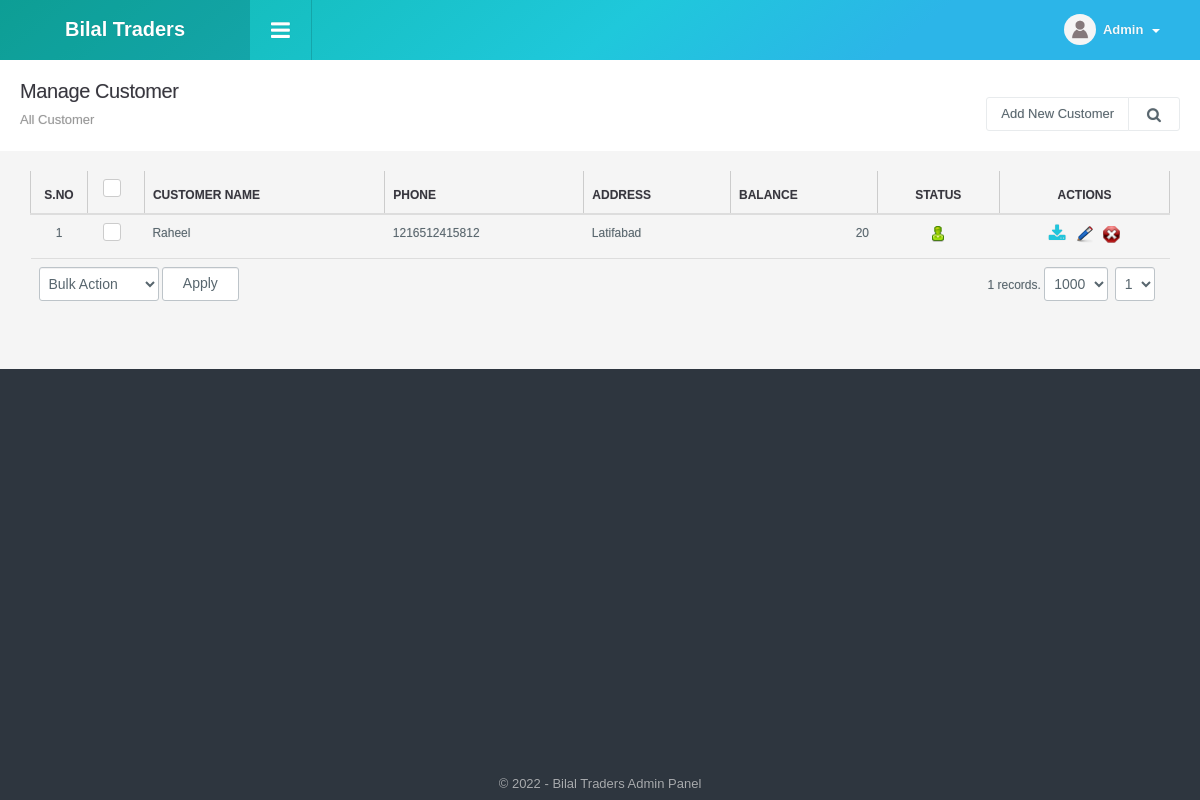
The page /customer_manage.php (signed in) on the database its author committed.
### tables this page shows
CREATE TABLE `config_variable` (
  `id` int NOT NULL,
  `config_type_id` int NOT NULL,
  `title` varchar(512) NOT NULL,
  `notes` varchar(512) NOT NULL,
  `type` varchar(200) NOT NULL,
  `default_values` text NOT NULL,
  `key` varchar(200) NOT NULL,
  `value` text NOT NULL,
  `sortorder` int NOT NULL
);

CREATE TABLE `customer` (
  `id` int NOT NULL,
  `customer_code` varchar(50) DEFAULT NULL,
  `customer_name` varchar(100) NOT NULL,
  `phone` varchar(50) NOT NULL,
  `address` text NOT NULL,
  `balance` decimal(10,2) NOT NULL,
  `status` int NOT NULL DEFAULT '1',
  `ts` timestamp NOT NULL DEFAULT CURRENT_TIMESTAMP
);

### include/utility.php (called while the page is built, shortened)
<?php
function get_config($var){
	global $dblink;
	$sql="select value from config_variable where `key`='".slash($var)."'";
	$resConfig=doquery($sql,$dblink);
	if(numrows($resConfig)>0){
		while($rowConfig=dofetch($resConfig))
			return unslash($rowConfig["value"]);
	}
}
$site_title=get_config("site_title");
function slash($str){
	if(!is_array($str))
		return utf8_encode(addslashes($str));
	else{
		for($i=0; $i<count($str); $i++)
			$str[$i]=slash($str[$i]);
		return $str;
	}
}
function unslash($str){
	return stripslashes(utf8_decode($str));
	}
function curr_format($amount){
	return number_format($amount, 0, '.',',')." ".get_config("currency_code");
}
function get_customer_balance( $customer_id, $dt = 0 ){
	global $dblink;
	if( empty( $dt ) ) {
		$dt = date( "Y-m-d H:i:s" );
	}
	$balance = 0;
	$customer = doquery( "select balance from customer where id = '".$customer_id."'", $dblink );
	if( numrows( $customer ) > 0 ) {
		$customer = dofetch( $customer );
		$sql="select sum(amount) as amount from (select concat( 'Sale #', id) as transaction, net_price as amount from sales where customer_id = '".$customer_id."' and datetime_added <='".$dt."' union select concat( 'Payment #', id) as transaction, -amount from customer_payment where customer_id = '".$customer_id."' and datetime_added <='".$dt."') as transactions";
		$balance=dofetch(doquery($sql,$dblink));
		$balance = $customer["balance"] + $balance[ "amount" ];
	}
	return $balance;
}

### include/db.php (called while the page is built, shortened)
<?php
function doquery($qr,$lnk){
	@$res=mysqli_query($lnk, $qr) or die($qr." - ".mysqli_error($lnk));
	return $res;
}
function dofetch($rs){
	@$rec=mysqli_fetch_array($rs);
	return $rec;
}
function numrows($rs){
	return mysqli_num_rows($rs);
}

### modules/customer/list.php (the view, shortened to what this page needs)
<?php
$extra='';
?>
<div class="page-header">
	<h1 class="title">Manage Customer</h1>
  	<ol class="breadcrumb">
    	<li class="active">All Customer</li>
  	</ol>
  	<div class="right">
    	<div class="btn-group" role="group" aria-label="...">
        	<a href="customer_manage.php?tab=add" class="btn btn-light editproject">Add New Customer</a> <a id="topstats" class="btn btn-light" href="#"><i class="fa fa-search"></i></a>
        </div>
  	</div>
</div>
<div class="panel-body table-responsive">
	<table class="table table-hover list">
    	<thead>
            <tr>
                <th width="5%" class="text-center">S.no</th>
                <th class="text-center" width="5%"><div class="checkbox checkbox-primary">
                    <label for="select_all"></label></div></th>
                <th>Customer Name</th>
                <th>Phone</th>
                <th>Address</th>
                <th>Balance</th>
                <th class="text-center">Status</th>
                <th class="text-center">Actions</th>
            </tr>
    	</thead>
    	<tbody>
			<?php
            $sql="select * from customer where 1 $extra";
            $rs=show_page($rows, $pageNum, $sql);
            if(numrows($rs)>0){
                $sn=1;
                while($r=dofetch($rs)){
                    ?>
                    <tr>
                        <td class="text-center"><?php echo $sn;?></td>
                        <td class="text-center"><div class="checkbox margin-t-0 checkbox-primary">
                            <label for="<?php echo "rec_".$sn?>"></label></div>
                        </td>
                        <td><?php echo unslash($r["customer_name"]); ?></td>
                        <td><?php echo unslash($r["phone"]); ?></td>
                        <td><?php echo unslash($r["address"]); ?></td>
                        <td class="text-right">
                        	<?php
                            echo curr_format( get_customer_balance( $r[ "id" ] ) );
							?>
                        </td>
                        <td class="text-center"><a href="customer_manage.php?id=<?php echo $r['id'];?>&tab=status&s=<?php echo ($r["status"]==0)?1:0;?>">
                            <?php
                            if($r["status"]==0){
                                ?>
                                <img src="images/offstatus.png" alt="Off" title="Set Status On">
                                <?php
                            }
                            else{
                                ?>
                                <img src="images/onstatus.png" alt="On" title="Set Status Off">
                                <?php
                            }
                            ?>
                        </a></td>
                        <td class="text-center">
                        	<a href="customer_manage.php?tab=report&id=<?php echo $r['id'];?>" class="download-icon"><i class="fa fa-download" aria-hidden="true"></i></a>&nbsp;&nbsp;
                            <a href="customer_manage.php?tab=edit&id=<?php echo $r['id'];?>"><img title="Edit Record" alt="Edit" src="images/edit.png"></a>&nbsp;&nbsp;
                            <a onclick="return confirm('Are you sure you want to delete')" href="customer_manage.php?id=<?php echo $r['id'];?>&amp;tab=delete"><img title="Delete Record" alt="Delete" src="images/delete.png"></a>
                        </td>
                    </tr>
                    <?php
                    $sn++;
                }
                ?>
                <tr>
                    <td colspan="5" class="actions">
                        <select name="bulk_action" id="bulk_action" title="Choose Action">
                            <option value="null">Bulk Action</option>
                        </select>
                        <input type="button" name="apply" value="Apply" id="apply_bulk_action" class="btn btn-light" title="Apply Action"  />
                    </td>
                    <td colspan="8" class="paging" title="Paging" align="right"><?php echo pages_list($rows, "customer", $sql, $pageNum)?></td>
                </tr>
                <?php
            }
            else{
                ?>
                <tr>
                    <td colspan="8"  class="no-record">No Result Found</td>
                </tr>
                <?php
            }
            ?>
    	</tbody>
  	</table>
</div>

### include/header.php (shortened to what this page needs)
<!DOCTYPE html>
<html>
<head>
<link type="text/css" rel="stylesheet" href="css/font-awesome.min.css" />
<link type="text/css" rel="stylesheet" href="css/font-awesome.css" />
<link type="text/css" rel="stylesheet"  href="css/bootstrap.css" />
<link rel="stylesheet" href="css/bootstrap-datetimepicker.min.css" />
<link type="text/css" rel="stylesheet"  href="css/awesome-bootstrap-checkbox.css" />
<link href="css/general.css" type="text/css" rel="stylesheet" />
<link type="text/css" rel="stylesheet"  href="css/style.css" />
<link rel="stylesheet" href="css/style.min.css">
</head>
<body>
	<div id="wrapper" class="round_corners">
    	<div id="top" class="clearfix">
            <div class="applogo">
                <a href="index.php" class="logo"><?php $admin_logo=get_config("admin_logo"); if(empty($admin_logo)) echo $site_title; else { ?><img src="<?php echo $file_upload_root;?>config/<?php echo $admin_logo?>" /><?php }?></a>
            </div>
            <a class="sidebar-open-button" href="#"><i class="fa fa-bars"></i></a>
            <ul class="top-right">
            	<li class="dropdown link">
                	<a class="dropdown-toggle profilebox" data-toggle="dropdown" href="#">
                    	<img alt="img" src="images/profileimg-default.png">
                        <b><?php echo ucfirst((isset($_SESSION["logged_in_admin"]) && $_SESSION["logged_in_admin"]!="")?$_SESSION["logged_in_admin"]["name"]:"Guest");?></b>
                        <span class="caret"></span>
                    </a>
                </li>
           </ul>
        </div>
		<div class="content">

### include/footer.php (shortened to what this page needs)
<div id="footer" class="bottom_round_corners">
	<div id="footer_content">
    	<address>&copy; <?php echo date("Y");?> - <?php echo $site_title; ?> Admin Panel</address>
    </div>
</div>
</div>
<link href="js/fancybox/jquery.fancybox.css" rel="stylesheet" type="text/css" />
<link href="js/chosen/chosen.css" rel="stylesheet" type="text/css" />
<link href="css/jquery-ui.min.css" rel="stylesheet" type="text/css" />
<?php include("include/upload_center.php");?>
<link rel="stylesheet" type="text/css" href="css/angularjs-datetime-picker.css" />
</body>
</html>

### rows shown on the page
config_variable: value "Bilal Traders"
customer: customer_name "Raheel", phone "1216512415812", address "Latifabad", r "20", status 1 (drawn)

### other values the page prints
pages_list($rows, "customer", $sql, $pageNum) "1 records."
form field page "1"
